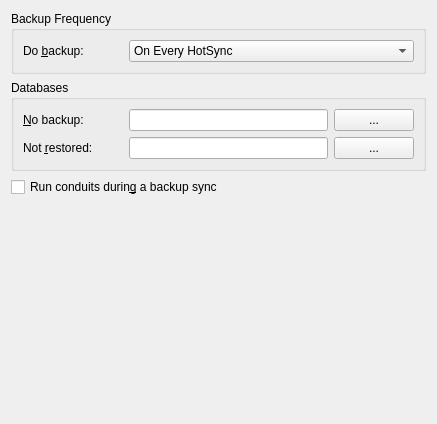
<ui version="4.0" >
 <author>David Bishop</author>
 <comment>A widget for editing HotSync-specific settings.</comment>
 <class>BackupConfigWidget</class>
 <widget class="QWidget" name="BackupConfigWidget" >
  <property name="geometry" >
   <rect>
    <x>0</x>
    <y>0</y>
    <width>437</width>
    <height>424</height>
   </rect>
  </property>
  <property name="windowTitle" >
   <string>KPilot Options</string>
  </property>
  <layout class="QGridLayout" >
   <item row="0" column="0" >
    <widget class="QGroupBox" name="groupBox_2" >
     <property name="title" >
      <string>Backup Frequency</string>
     </property>
     <layout class="QGridLayout" >
      <item row="0" column="0" >
       <layout class="QHBoxLayout" >
        <item>
         <widget class="QLabel" name="TextLabel5_2" >
          <property name="sizePolicy" >
           <sizepolicy vsizetype="Preferred" hsizetype="Minimum" >
            <horstretch>0</horstretch>
            <verstretch>0</verstretch>
           </sizepolicy>
          </property>
          <property name="minimumSize" >
           <size>
            <width>100</width>
            <height>0</height>
           </size>
          </property>
          <property name="text" >
           <string>Do &amp;backup:</string>
          </property>
          <property name="wordWrap" >
           <bool>false</bool>
          </property>
          <property name="indent" >
           <number>0</number>
          </property>
          <property name="buddy" >
           <cstring>fBackupFrequency</cstring>
          </property>
         </widget>
        </item>
        <item>
         <widget class="KComboBox" name="fBackupFrequency" >
          <property name="sizePolicy" >
           <sizepolicy vsizetype="Fixed" hsizetype="Expanding" >
            <horstretch>0</horstretch>
            <verstretch>0</verstretch>
           </sizepolicy>
          </property>
          <property name="whatsThis" >
           <string>&lt;qt>
&lt;p>Select in this list how frequently backups are done. Possible values are:&lt;/p>
&lt;ul>
&lt;li>"On Every HotSync" - A backup of your handheld will be done every time you HotSync&lt;/li>
&lt;li>"On Request Only" - A backup of your handheld will be done only when you choose your next sync to be of type "Backup"&lt;/li>
&lt;/ul>
&lt;/qt></string>
          </property>
          <item>
           <property name="text" >
            <string>On Every HotSync</string>
           </property>
          </item>
          <item>
           <property name="text" >
            <string>On Request Only</string>
           </property>
          </item>
         </widget>
        </item>
       </layout>
      </item>
     </layout>
    </widget>
   </item>
   <item row="1" column="0" >
    <widget class="QGroupBox" name="groupBox" >
     <property name="title" >
      <string>Databases</string>
     </property>
     <layout class="QGridLayout" >
      <item row="0" column="0" >
       <layout class="QHBoxLayout" >
        <item>
         <widget class="QLabel" name="TextLabel5" >
          <property name="minimumSize" >
           <size>
            <width>100</width>
            <height>0</height>
           </size>
          </property>
          <property name="whatsThis" >
           <string>&lt;qt>&lt;p>Enter the databases types you wish to exclude from the backup operation here. Use this setting if backing up some databases crashes the handheld, or if you do not want a backup of some databases (like AvantGo pages).&lt;/p>&lt;p>Entries with square brackets [] are &lt;i>creator codes&lt;/i> like &lt;tt>[lnch]&lt;/tt> and can exclude a whole range of databases. Entries without the brackets list database names, and may include shell-style wildcards, like &lt;tt>*_a68k&lt;/tt>.&lt;/p>&lt;/qt></string>
          </property>
          <property name="text" >
           <string>&amp;No backup:</string>
          </property>
          <property name="wordWrap" >
           <bool>false</bool>
          </property>
          <property name="indent" >
           <number>0</number>
          </property>
          <property name="buddy" >
           <cstring>fBackupOnly</cstring>
          </property>
         </widget>
        </item>
        <item>
         <widget class="KLineEdit" name="fBackupOnly" >
          <property name="whatsThis" >
           <string>&lt;qt>&lt;p>Enter the databases types you wish to exclude from the backup operation here. Use this setting if backing up some databases crashes the handheld, or if you do not want a backup of some databases (like AvantGo pages).&lt;/p>&lt;p>Entries with square brackets [] are &lt;i>creator codes&lt;/i> like &lt;tt>[lnch]&lt;/tt> and can exclude a whole range of databases. Entries without the brackets list database names, and may include shell-style wildcards, like &lt;tt>*_a68k&lt;/tt>.&lt;/p>&lt;/qt></string>
          </property>
          <property name="showClearButton" stdset="0" >
           <bool>true</bool>
          </property>
         </widget>
        </item>
        <item>
         <widget class="QPushButton" name="fBackupOnlyChooser" >
          <property name="whatsThis" >
           <string>&lt;qt>Click here to open the database selection dialog. This dialog allows you to check the databases you want to exclude from the backup from a list.&lt;/qt></string>
          </property>
          <property name="text" >
           <string>...</string>
          </property>
         </widget>
        </item>
       </layout>
      </item>
      <item row="1" column="0" >
       <layout class="QHBoxLayout" >
        <item>
         <widget class="QLabel" name="TextLabel6" >
          <property name="minimumSize" >
           <size>
            <width>100</width>
            <height>0</height>
           </size>
          </property>
          <property name="whatsThis" >
           <string>&lt;qt>&lt;p>Enter the databases types you wish to exclude from the restore operation here (like AvantGo databases). They will be skipped even if they exist in the set of backup databases on the handheld. If you still want to install an ignored database to the handheld, you can always manually install it to the handheld.&lt;/p>&lt;p>Entries with square brackets [] are &lt;i>creator codes&lt;/i> like &lt;tt>[lnch]&lt;/tt> and can exclude a whole range of databases. Entries without the brackets list database names, and may include shell-style wildcards, like &lt;tt>*_a68k&lt;/tt>.&lt;/p>&lt;/qt></string>
          </property>
          <property name="text" >
           <string>Not &amp;restored:</string>
          </property>
          <property name="wordWrap" >
           <bool>false</bool>
          </property>
          <property name="indent" >
           <number>0</number>
          </property>
          <property name="buddy" >
           <cstring>fSkipDB</cstring>
          </property>
         </widget>
        </item>
        <item>
         <widget class="KLineEdit" name="fSkipDB" >
          <property name="whatsThis" >
           <string>&lt;qt>&lt;p>Enter the databases types you wish to exclude from the restore operation here (like AvantGo databases). They will be skipped even if they exist in the set of backup databases on the handheld. If you still want to install an ignored database to the handheld, you can always manually install it to the handheld.&lt;/p>&lt;p>Entries with square brackets [] are &lt;i>creator codes&lt;/i> like &lt;tt>[lnch]&lt;/tt> and can exclude a whole range of databases. Entries without the brackets list database names, and may include shell-style wildcards, like &lt;tt>*_a68k&lt;/tt>.&lt;/p>&lt;/qt></string>
          </property>
          <property name="showClearButton" stdset="0" >
           <bool>true</bool>
          </property>
         </widget>
        </item>
        <item>
         <widget class="QPushButton" name="fSkipDBChooser" >
          <property name="whatsThis" >
           <string>&lt;qt>Click here to open the database selection dialog. This dialog allows you to select the databases you want to exclude from the restore operation from a list.&lt;/qt></string>
          </property>
          <property name="text" >
           <string>...</string>
          </property>
         </widget>
        </item>
       </layout>
      </item>
     </layout>
    </widget>
   </item>
   <item row="2" column="0" >
    <widget class="QCheckBox" name="fRunConduitsWithBackup" >
     <property name="whatsThis" >
      <string>&lt;qt>Check this box to run the selected conduits before every backup. This makes sure the backup is up to date with the last changes from your PC.&lt;/qt></string>
     </property>
     <property name="text" >
      <string>Run conduits durin&amp;g a backup sync</string>
     </property>
    </widget>
   </item>
   <item row="5" column="0" >
    <spacer>
     <property name="orientation" >
      <enum>Qt::Vertical</enum>
     </property>
     <property name="sizeHint" stdset="0" >
      <size>
       <width>20</width>
       <height>204</height>
      </size>
     </property>
    </spacer>
   </item>
  </layout>
 </widget>
 <customwidgets>
  <customwidget>
   <class>KComboBox</class>
   <extends>QComboBox</extends>
   <header>kcombobox.h</header>
  </customwidget>
  <customwidget>
   <class>KLineEdit</class>
   <extends>QLineEdit</extends>
   <header>klineedit.h</header>
  </customwidget>
 </customwidgets>
 <resources/>
 <connections/>
</ui>
